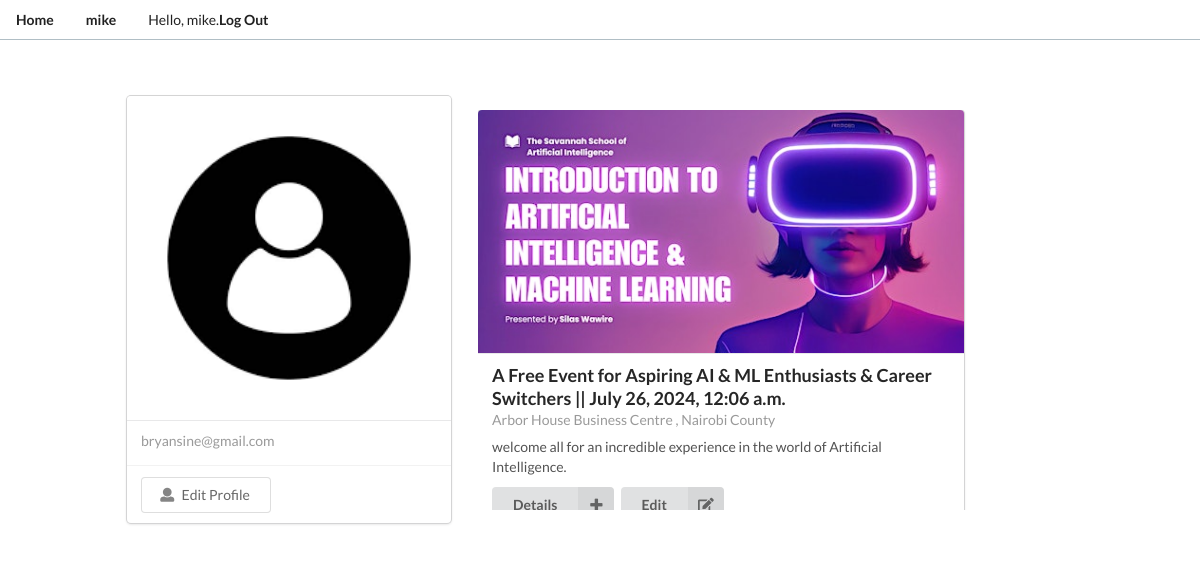
The page /profiles/ (signed in) on the database its author committed.
### profiles/models.py (models this page shows)
class Profile(models.Model):
    user           = models.OneToOneField(User, on_delete=models.CASCADE)
    role           = models.CharField(max_length=20, choices=PROFILE_TYPE_CHOICES)
    profilePicture = models.ImageField(default='userPlaceHolder.png', upload_to='ProfilePictures')
    firstName      = models.CharField(max_length=35, blank=True)
    lastName       = models.CharField(max_length=35, blank=True)
    email          = models.EmailField(max_length=90, blank=True)
    updated        = models.TimeField(auto_now=True)
    created        = models.TimeField(auto_now_add=True)
    def __str__(self):
        return f"{self.user.username}"

### events/models.py (models this page shows, shortened)
class Event(models.Model):
    organizer   = models.ForeignKey(Profile, related_name='organizer', on_delete=models.CASCADE)
    attendees   = models.ManyToManyField(Profile, blank=True, default=None, related_name='attendees')
    title       = models.CharField(max_length=100)
    description = models.CharField(max_length=300)
    poster      = models.ImageField(upload_to='EventPoster/', blank=True)
    venue       = models.CharField(max_length=100)
    size        = models.PositiveIntegerField()
    price       = models.PositiveIntegerField()
    date        = models.DateTimeField()
    ksh         = models.PositiveIntegerField(blank=True)
    updated     = models.TimeField(auto_now=True)
    created     = models.DateTimeField(auto_now_add=True)
    class Meta:
        ordering = ('-created',)

### profiles/views.py (the view)
# urls.py: path('', profileView, name='profile'),
@login_required
def profileView(request): # profile view
    profile       = Profile.objects.get(user=request.user) #logged in profile
    profileEvents = Event.objects.filter(organizer=profile)
    template      = loader.get_template('profiles/profile.html')
    context  = {
        'profile'       : profile,
        'profileEvents' : profileEvents,
    }
    return HttpResponse(template.render(context, request))

### profiles/templates/profiles/profile.html (shortened to what this page needs)
<head>
    {% extends 'base.html' %}
    {% load static %}
{% block content %}
{% include 'events/navigationBar.html' %}
<div class="ui link cards" id="profileParentDiv">
    <div class="card" id="profileCard">
        <div class="image">
            <img src={{profile.profilePicture.url}}> {% comment %} profile picture {% endcomment %}
        </div>
        <div class="content">
            <div class="meta"><a>{{profile.email}}</a></div>
        </div>
        <div class="extra content">
            <button class="ui basic button" onclick="profileEdit()">
                <i class="icon user"></i>Edit Profile
            </button>
        </div>
    </div>
    <div id="profileEvents">
        {% for event in profileEvents %}
        <div class="ui card" id="profileEventsCard">
            <div class="image"><img src={{event.poster.url}}></div>
            <div class="content">
              <a class="header">{{event.title}} || {{event.date}}</a>
              <div class="meta"><span class="date">{{event.venue}}</span></div>
              <div class="description">{{event.description}}</div>
                <a class="item" href="{% url 'home:eventDetail' event.id %}">
                    <button class="ui right labeled icon button" id="eventDetailBtn">
                    <i class="add icon"></i>
                    Details
                    </button>
                </a>
                <a class="item" href="{% url 'home:eventEdit' event.id %}">
                    <button class="ui right labeled icon button" id="eventDetailBtn">
                        <i class="edit icon"></i>
                        Edit
                    </button>
                </a>
            </div>
          </div>
        {% endfor %}
    </div>
</div>
{% endblock content %}

### events/templates/events/navigationBar.html (shortened to what this page needs)
<head>
  {% load static %}
</head>
{% block content %}
<div class="ui secondary pointing menu" id="navbarMainDiv">
  <a class="item" href="{% url 'events:home' %}"><b>Home</b></a>
  <a class="item" href="{% url 'profiles:profile' %}" ><b>{{profile.user}}</b></a>
  <a class="item" href="{% url 'home' %}">Hello, {{ profile.user }}. <b> Log Out</b></a>
</div>
{% endblock content %}

### static/style.css (style rules this page uses)
#navbarMainDiv { width: 100%; border-bottom: 1px solid #B0BEC5; }
#eventDetailsBookBtn, #eventDetailBtn { margin-top: 10px; }
#profileParentDiv { display: flex; width: 100%; margin-top: 30px; padding-left: 10%; align-items: center; flex-direction: row; }
#profileCard { width: 30%; }
#profileEvents { width: 50%; max-height: 400px; margin-left: 20px; overflow-y: auto; }
#profileEventsCard { width: 90%; margin-bottom: 30px; }

### rows shown on the page
Profile: user "mike", profilePicture (placeholder picture), email "bryansine@gmail.com"
Event: poster (picture), title "A Free Event for Aspiring AI & ML Enthusiasts & Career Switchers", date "July 26, 2024, 12:06 a.m.", venue "Arbor House Business Centre , Nairobi County", description "welcome all for an incredible experience in the world of Artificial Intelligence."
